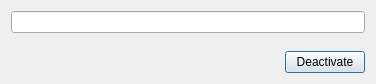
<?xml version="1.0" encoding="UTF-8"?>
<ui version="4.0">
 <class>bmbox</class>
 <widget class="QDialog" name="bmbox">
  <property name="geometry">
   <rect>
    <x>0</x>
    <y>0</y>
    <width>376</width>
    <height>84</height>
   </rect>
  </property>
  <property name="windowTitle">
   <string>Deactivation Verification</string>
  </property>
  <property name="windowIcon">
   <iconset>
    <normaloff>:/Main.ico</normaloff>:/Main.ico</iconset>
  </property>
  <layout class="QVBoxLayout" name="verticalLayout" stretch="0,0,0">
   <item>
    <widget class="QLineEdit" name="lineEdit_password">
     <property name="echoMode">
      <enum>QLineEdit::Password</enum>
     </property>
    </widget>
   </item>
   <item>
    <spacer name="verticalSpacer">
     <property name="orientation">
      <enum>Qt::Vertical</enum>
     </property>
     <property name="sizeHint" stdset="0">
      <size>
       <width>20</width>
       <height>40</height>
      </size>
     </property>
    </spacer>
   </item>
   <item>
    <layout class="QHBoxLayout" name="horizontalLayout">
     <item>
      <spacer name="horizontalSpacer">
       <property name="orientation">
        <enum>Qt::Horizontal</enum>
       </property>
       <property name="sizeHint" stdset="0">
        <size>
         <width>40</width>
         <height>20</height>
        </size>
       </property>
      </spacer>
     </item>
     <item>
      <widget class="QPushButton" name="pushButton_Deactivate">
       <property name="text">
        <string>Deactivate</string>
       </property>
      </widget>
     </item>
    </layout>
   </item>
  </layout>
 </widget>
 <resources/>
 <connections/>
</ui>
